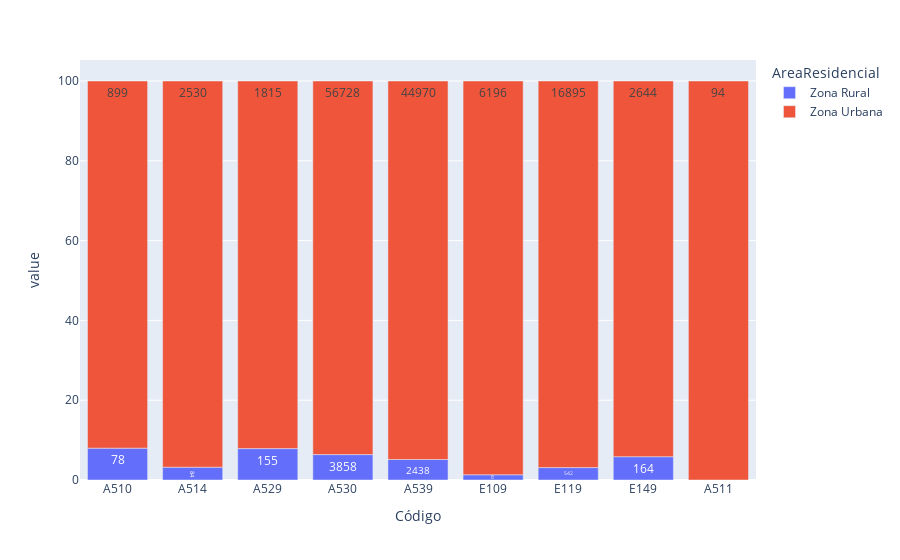

Notebook source saved alongside this figure:
### Code cell
var_of_interest = 'AreaResidencial'

df_analysis = merged[['Nombre', 'Código', var_of_interest]].value_counts().to_frame('Count')
df_analysis['Percentage'] = (df_analysis.Count / sum(df_analysis.Count) * 100).round(2)
df_analysis.sort_values(['Código', 'Count'], ascending=False)

df_analysis = df_analysis.reset_index()
df_analysis['Percentage'] = df_analysis.apply(lambda row: percentage_for_code(df_analysis, row), axis=1)
df_analysis = df_analysis.sort_values(['Código'])

fig = px.bar(
    df_analysis,
    x='Código',
    y=['Percentage'],
    color=var_of_interest,
    # text=df_analysis['Percentage'].apply(lambda x: '{0:1.2f}%'.format(x)),
    text=df_analysis['Count'],
    )
# fig.update_layout(height=400, width=800)
# fig.update_layout(xaxis={'categoryorder':'total descending'})
fig.show()

### Figure 1 — Plotly figure (JSON) as saved in the notebook; plotly's stock layout.template omitted (floating-point values rounded to 4 significant figures)
{"data": [{"alignmentgroup": "True", "hovertemplate": "AreaResidencial=Zona Rural<br>Código=%{x}<br>value=%{y}<br>Count=%{text}<extra></extra>", "legendgroup": "Zona Rural", "marker": {"color": "#636efa", "pattern": {"shape": ""}}, "name": "Zona Rural", "offsetgroup": "Zona Rural", "orientation": "v", "showlegend": true, "text": [78, 84, 155, 3858, 2438, 82, 542, 164], "textposition": "auto", "type": "bar", "x": ["A510", "A514", "A529", "A530", "A539", "E109", "E119", "E149"], "xaxis": "x", "y": [7.98, 3.21, 7.87, 6.37, 5.14, 1.31, 3.11, 5.84], "yaxis": "y"}, {"alignmentgroup": "True", "hovertemplate": "AreaResidencial=Zona Urbana<br>Código=%{x}<br>value=%{y}<br>Count=%{text}<extra></extra>", "legendgroup": "Zona Urbana", "marker": {"color": "#EF553B", "pattern": {"shape": ""}}, "name": "Zona Urbana", "offsetgroup": "Zona Urbana", "orientation": "v", "showlegend": true, "text": [899, 94, 2530, 1815, 56728, 44970, 6196, 16895, 2644], "textposition": "auto", "type": "bar", "x": ["A510", "A511", "A514", "A529", "A530", "A539", "E109", "E119", "E149"], "xaxis": "x", "y": [92.02, 100, 96.79, 92.13, 93.63, 94.86, 98.69, 96.89, 94.16], "yaxis": "y"}], "layout": {"barmode": "relative", "legend": {"title": {"text": "AreaResidencial"}, "tracegroupgap": 0}, "margin": {"t": 60}, "xaxis": {"anchor": "y", "domain": [0, 1], "title": {"text": "Código"}}, "yaxis": {"anchor": "x", "domain": [0, 1], "title": {"text": "value"}}}}
